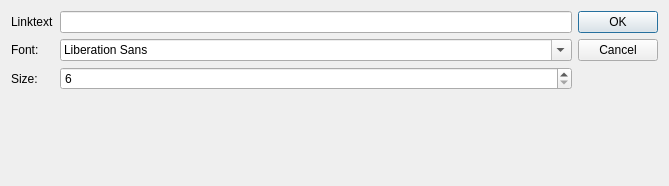
<?xml version="1.0" encoding="UTF-8"?>
<ui version="4.0">
 <class>Dialog</class>
 <widget class="QDialog" name="Dialog">
  <property name="geometry">
   <rect>
    <x>0</x>
    <y>0</y>
    <width>669</width>
    <height>186</height>
   </rect>
  </property>
  <property name="windowTitle">
   <string>Add Field</string>
  </property>
  <layout class="QHBoxLayout" name="horizontalLayout">
   <item>
    <layout class="QGridLayout" name="gridLayout">
     <item row="2" column="1">
      <widget class="QSpinBox" name="size">
       <property name="minimum">
        <number>6</number>
       </property>
       <property name="maximum">
        <number>200</number>
       </property>
      </widget>
     </item>
     <item row="1" column="0">
      <widget class="QLabel" name="label_2">
       <property name="text">
        <string>Font:</string>
       </property>
      </widget>
     </item>
     <item row="0" column="1">
      <widget class="QLineEdit" name="linktext"/>
     </item>
     <item row="2" column="0">
      <widget class="QLabel" name="label_3">
       <property name="text">
        <string>Size:</string>
       </property>
      </widget>
     </item>
     <item row="1" column="1">
      <widget class="QFontComboBox" name="font"/>
     </item>
     <item row="3" column="1">
      <spacer name="verticalSpacer">
       <property name="orientation">
        <enum>Qt::Vertical</enum>
       </property>
       <property name="sizeHint" stdset="0">
        <size>
         <width>20</width>
         <height>40</height>
        </size>
       </property>
      </spacer>
     </item>
     <item row="0" column="0">
      <widget class="QLabel" name="label">
       <property name="text">
        <string>Linktext</string>
       </property>
      </widget>
     </item>
    </layout>
   </item>
   <item>
    <widget class="QDialogButtonBox" name="buttonBox">
     <property name="orientation">
      <enum>Qt::Vertical</enum>
     </property>
     <property name="standardButtons">
      <set>QDialogButtonBox::Cancel|QDialogButtonBox::Ok</set>
     </property>
    </widget>
   </item>
  </layout>
 </widget>
 <tabstops>
  <tabstop>font</tabstop>
  <tabstop>size</tabstop>
  <tabstop>buttonBox</tabstop>
 </tabstops>
 <resources/>
 <connections>
  <connection>
   <sender>buttonBox</sender>
   <signal>accepted()</signal>
   <receiver>Dialog</receiver>
   <slot>accept()</slot>
   <hints>
    <hint type="sourcelabel">
     <x>248</x>
     <y>254</y>
    </hint>
    <hint type="destinationlabel">
     <x>157</x>
     <y>274</y>
    </hint>
   </hints>
  </connection>
  <connection>
   <sender>buttonBox</sender>
   <signal>rejected()</signal>
   <receiver>Dialog</receiver>
   <slot>reject()</slot>
   <hints>
    <hint type="sourcelabel">
     <x>316</x>
     <y>260</y>
    </hint>
    <hint type="destinationlabel">
     <x>286</x>
     <y>274</y>
    </hint>
   </hints>
  </connection>
 </connections>
</ui>
